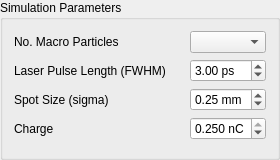
         <widget class="QGroupBox" name="simulation_parameter_groupbox">
          <property name="autoFillBackground">
           <bool>false</bool>
          </property>
          <property name="title">
           <string>Simulation Parameters</string>
          </property>
          <property name="flat">
           <bool>false</bool>
          </property>
          <layout class="QGridLayout" name="gridLayout_4">
           <item row="0" column="1">
            <widget class="QComboBox" name="macro_particle">
             <property name="accessibleName">
              <string>generator:number_of_particles:value</string>
             </property>
             <property name="currentIndex">
              <number>-1</number>
             </property>
            </widget>
           </item>
           <item row="3" column="0">
            <widget class="QLabel" name="charge_label">
             <property name="minimumSize">
              <size>
               <width>170</width>
               <height>0</height>
              </size>
             </property>
             <property name="text">
              <string>Charge</string>
             </property>
            </widget>
           </item>
           <item row="2" column="1">
            <widget class="QDoubleSpinBox" name="doubleSpinBox_3">
             <property name="maximumSize">
              <size>
               <width>150</width>
               <height>16777215</height>
              </size>
             </property>
             <property name="accessibleName">
              <string>generator:spot_size:value</string>
             </property>
             <property name="suffix">
              <string> mm</string>
             </property>
             <property name="maximum">
              <double>1.000000000000000</double>
             </property>
             <property name="singleStep">
              <double>0.010000000000000</double>
             </property>
             <property name="value">
              <double>0.250000000000000</double>
             </property>
            </widget>
           </item>
           <item row="2" column="0">
            <widget class="QLabel" name="spot_size_label">
             <property name="minimumSize">
              <size>
               <width>170</width>
               <height>0</height>
              </size>
             </property>
             <property name="text">
              <string>Spot Size (sigma)</string>
             </property>
            </widget>
           </item>
           <item row="1" column="0">
            <widget class="QLabel" name="laser_pulse_length_label">
             <property name="minimumSize">
              <size>
               <width>170</width>
               <height>0</height>
              </size>
             </property>
             <property name="text">
              <string>Laser Pulse Length (FWHM)</string>
             </property>
            </widget>
           </item>
           <item row="0" column="0">
            <widget class="QLabel" name="macro_particle_label">
             <property name="minimumSize">
              <size>
               <width>170</width>
               <height>0</height>
              </size>
             </property>
             <property name="text">
              <string>No. Macro Particles</string>
             </property>
            </widget>
           </item>
           <item row="1" column="1">
            <widget class="QDoubleSpinBox" name="doubleSpinBox_2">
             <property name="maximumSize">
              <size>
               <width>150</width>
               <height>16777215</height>
              </size>
             </property>
             <property name="accessibleName">
              <string>generator:sig_clock:value</string>
             </property>
             <property name="suffix">
              <string> ps</string>
             </property>
             <property name="maximum">
              <double>10.000000000000000</double>
             </property>
             <property name="singleStep">
              <double>0.100000000000000</double>
             </property>
             <property name="value">
              <double>3.000000000000000</double>
             </property>
            </widget>
           </item>
           <item row="3" column="1">
            <widget class="QDoubleSpinBox" name="doubleSpinBox_4">
             <property name="maximumSize">
              <size>
               <width>150</width>
               <height>16777215</height>
              </size>
             </property>
             <property name="accessibleName">
              <string>generator:charge:value</string>
             </property>
             <property name="suffix">
              <string> nC</string>
             </property>
             <property name="decimals">
              <number>3</number>
             </property>
             <property name="minimum">
              <double>0.005000000000000</double>
             </property>
             <property name="maximum">
              <double>0.250000000000000</double>
             </property>
             <property name="singleStep">
              <double>0.005000000000000</double>
             </property>
             <property name="value">
              <double>0.250000000000000</double>
             </property>
            </widget>
           </item>
           <item row="4" column="0" colspan="2">
            <widget class="QWidget" name="widget" native="true">
             <property name="enabled">
              <bool>true</bool>
             </property>
             <layout class="QGridLayout" name="gridLayout_5">
              <property name="margin">
               <number>0</number>
              </property>
             </layout>
            </widget>
           </item>
           <item row="6" column="0" colspan="2">
            <spacer name="verticalSpacer">
             <property name="orientation">
              <enum>Qt::Vertical</enum>
             </property>
             <property name="sizeHint" stdset="0">
              <size>
               <width>20</width>
               <height>0</height>
              </size>
             </property>
            </spacer>
           </item>
          </layout>
         </widget>
